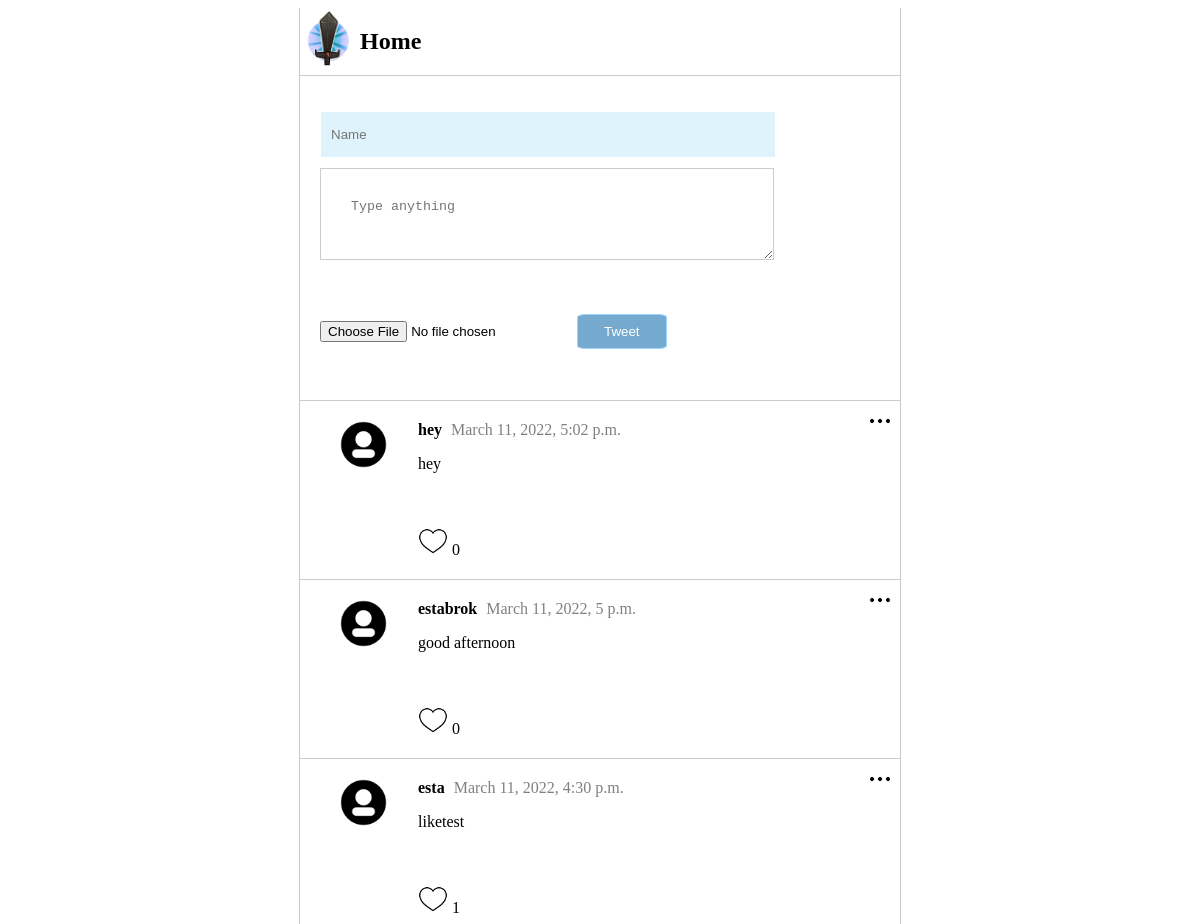
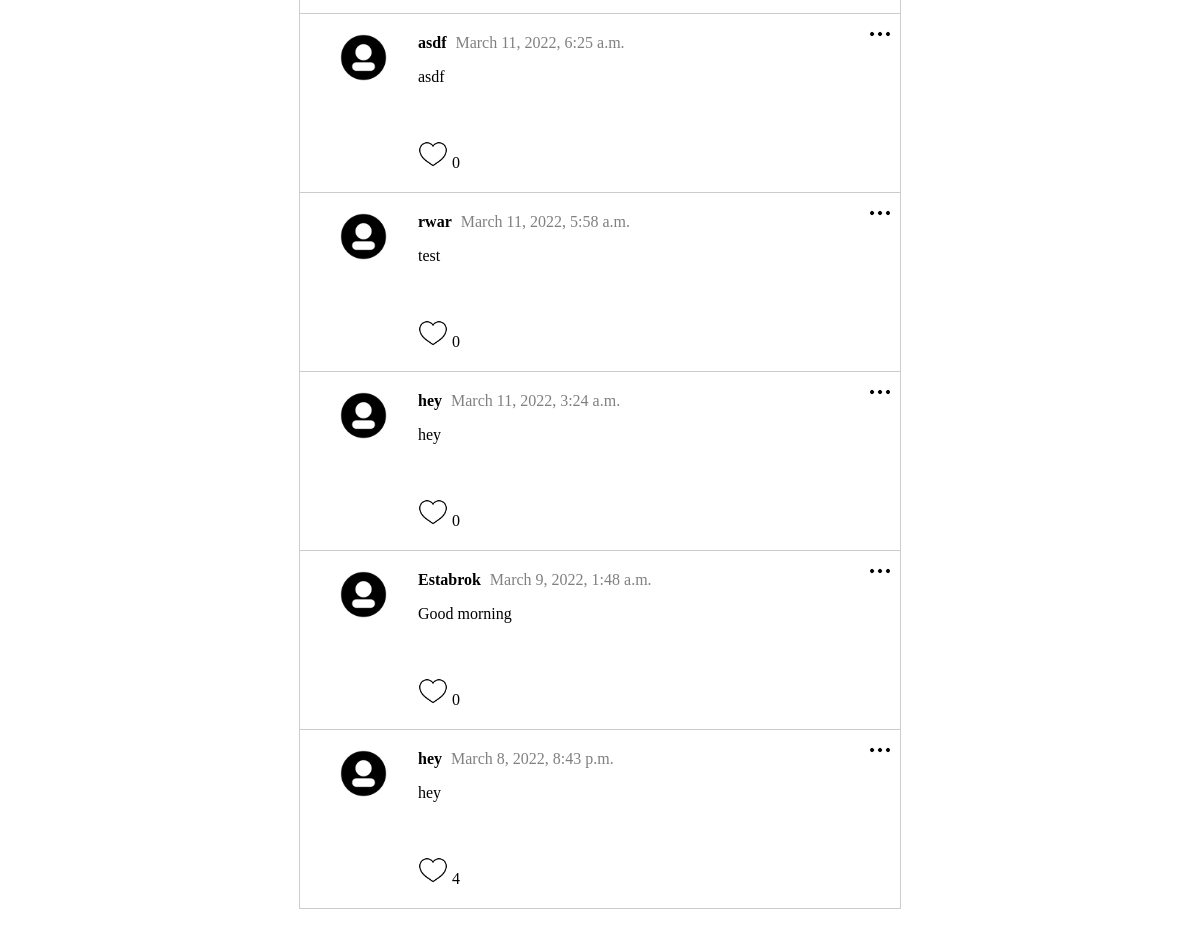
The page / on the database its author committed (2 pictures, top to bottom).
### posts/models.py (models this page shows, shortened)
class Post(models.Model):
    class Meta(object):
        db_table = 'post'
    name = models.CharField(
        'Name', blank=False, null=False, max_length=14, db_index=True, default='Anonymous'
        )
    body = models.CharField(
        'Body', blank=True, null=True, max_length=140, db_index=True
        )
    created_at = models.DateTimeField(
        'Created DateTime', blank=True, auto_now_add=True
        )
    likes = models.IntegerField(
        'Like_Count', default=0, blank=True
     )
    picture = CloudinaryField(
        'Picture', blank=True, db_index=True
        )

### posts/views.py (the view, shortened to what this page needs)
# urls.py: path('', views.index, name='index'),
def index(request):
    posts = Post.objects.all().order_by('-created_at')[:20]         # get all posts, max 20
    return render(request, 'posts.html', {'posts': posts})         # display posts

### templates/posts.html (shortened to what this page needs)
{% extends "base.html" %} {% block content %}
{% load static %}
<section class="content">
    <div class="header">
        <a href="/"><img class="logo" src="{% static '/img/logo.jpg' %}"></a>
        <h1><a href="/" style="text-decoration:none; color:black;">Home</h1></a></div>
    <section class="post_form">
        <form action="/" method="post" enctype="multipart/form-data">
                <input class="name-input" type="text" name="name" placeholder="Name" required>
                <textarea class="text-body" name="body" placeholder="Type anything" required></textarea>
                <input type="file" name="picture">
                <input class="tweet-button" type="submit" value="Tweet">
        </form>
    </section>
    <section class="posts">
        <ul>
            {% for post in posts %}
            <li>
                <div class="user-img">
                    <img src="{% static '/img/user.png' %}">
                </div>
                <div class="name_body">
                    <div class="name"> {{post.name}} </div>
                    <div class="date-time"> {{post.created_at}} </div>
                    <img class="js-options" src="{% static '/img/options.png' %}">
                    <p> {{post.body}} </p> <br>
                    <br>
                        <div>
                            <a href="/like/{{ post.id }}"> <img style=" width: 30px;" src="{% static '/img/like.png' %}"></a>
                            {{ post.likes }}
                        </div>
                </div>
            </li>
            {% endfor %}
        </ul>
    </section>
</section>
{% endblock %}

### templates/base.html (shortened to what this page needs)
<!DOCTYPE html>
<html lang="en">
<head>
    {% load static %}
    <link href="{% static 'css/style.css' %}" rel="stylesheet">
</head>
<body>
    {% block content %} {{content}} {% endblock %}
</body>
</html>

### static/css/style.css (style rules this page uses)
.content { border-left: 1px solid #ccc; border-right: 1px solid #ccc; max-width: 600px; margin: 0 auto; }
.header { display: flex; }
.content .logo { width: 60px; }
.post_form form { padding: 35px 20px; min-width: 90%; border-top: 1px solid #ccc; }
.post_form .name-input { width: 77.5%; height: 25px; margin-bottom: 10px; padding: 10px; border: 1px solid white; background-color: rgb(223, 243, 252); }
a { text-decoration: none; }
.post_form .text-body { width: 70%; padding: 30px; margin-bottom: 50px; border: 1px solid #ccc; }
.post_form .tweet-button { height: 35px; width: 16%; color: white; background-color: rgb(117, 170, 206); border: 1px solid rgb(158, 215, 253); border-radius: 9%; cursor: pointer; }
.posts ul { padding: 0; border-top: 1px solid #ccc; }
.posts li { display: flex; border-bottom: 1px solid #ccc; padding: 20px 40px; position: relative; }
.posts li .user-img { flex-basis: 15%; }
.posts li .user-img img { width: 60%; }
.posts li .name_body { flex-basis: 85%; }
.posts li .js-options { width: 20px; position: absolute; top: 10px; right: 10px }
.posts .name { font-weight: bold; display: inline-block; margin-right: 5px; }
.posts .date-time { color: gray; display: inline-block; }

### rows shown on the page
Post: name "hey", created_at "March 11, 2022, 5:02 p.m.", body "hey", likes "0"
Post: name "estabrok", created_at "March 11, 2022, 5 p.m.", body "good afternoon", likes "0"
Post: name "esta", created_at "March 11, 2022, 4:30 p.m.", body "liketest", likes "1"
Post: name "asdf", created_at "March 11, 2022, 6:25 a.m.", body "asdf", likes "0"
Post: name "rwar", created_at "March 11, 2022, 5:58 a.m.", body "test", likes "0"
Post: name "hey", created_at "March 11, 2022, 3:24 a.m.", body "hey", likes "0"
Post: name "Estabrok", created_at "March 9, 2022, 1:48 a.m.", body "Good morning", likes "0"
Post: name "hey", created_at "March 8, 2022, 8:43 p.m.", body "hey", likes "4"
